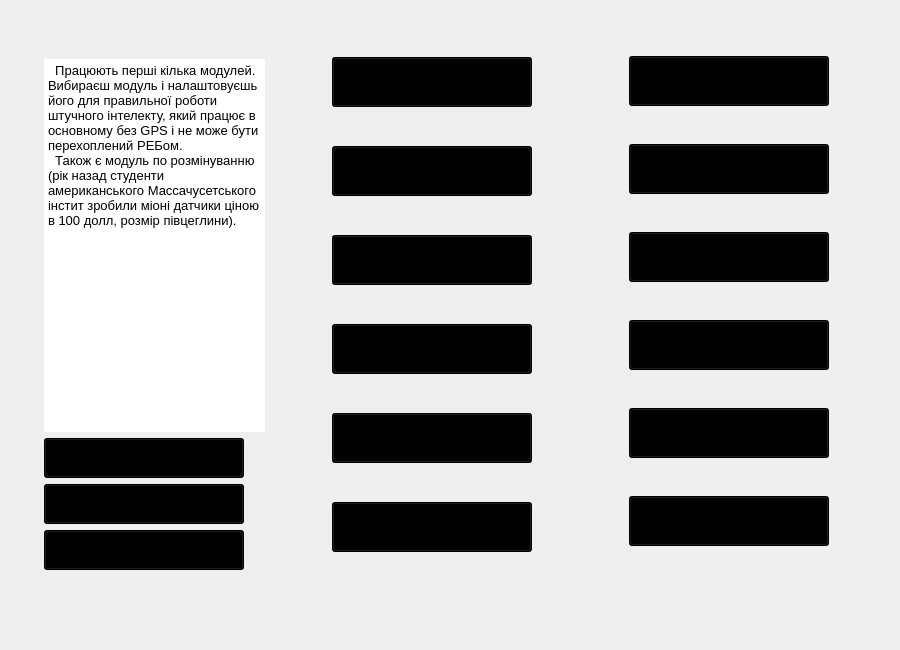
<?xml version="1.0" encoding="UTF-8"?>
<ui version="4.0">
 <class>MainWindow</class>
 <widget class="QMainWindow" name="MainWindow">
  <property name="enabled">
   <bool>true</bool>
  </property>
  <property name="sizePolicy">
   <sizepolicy hsizetype="Preferred" vsizetype="Preferred">
    <horstretch>0</horstretch>
    <verstretch>0</verstretch>
   </sizepolicy>
  </property>
  <property name="maximumSize">
   <size>
    <width>900</width>
    <height>650</height>
   </size>
  </property>
  <property name="windowTitle">
   <string>MainWindow</string>
  </property>
  <property name="styleSheet">
   <string notr="true">background-image: url(:/Images/resources/images/back_image_mine_page.png);
</string>
  </property>
  <widget class="QWidget" name="centralwidget">
   <property name="minimumSize">
    <size>
     <width>900</width>
     <height>650</height>
    </size>
   </property>
   <property name="maximumSize">
    <size>
     <width>900</width>
     <height>650</height>
    </size>
   </property>
   <widget class="QWidget" name="gridLayoutWidget">
    <property name="geometry">
     <rect>
      <x>-1</x>
      <y>-11</y>
      <width>911</width>
      <height>601</height>
     </rect>
    </property>
    <layout class="QGridLayout" name="gridLayout">
     <property name="leftMargin">
      <number>30</number>
     </property>
     <property name="rightMargin">
      <number>30</number>
     </property>
     <item row="0" column="0">
      <layout class="QHBoxLayout" name="horizontalLayout" stretch="3,4,4">
       <property name="leftMargin">
        <number>10</number>
       </property>
       <property name="topMargin">
        <number>30</number>
       </property>
       <property name="rightMargin">
        <number>0</number>
       </property>
       <property name="bottomMargin">
        <number>2</number>
       </property>
       <item>
        <layout class="QVBoxLayout" name="verticalLayout" stretch="0,0,0,0,1">
         <property name="leftMargin">
          <number>5</number>
         </property>
         <property name="topMargin">
          <number>20</number>
         </property>
         <property name="rightMargin">
          <number>0</number>
         </property>
         <property name="bottomMargin">
          <number>18</number>
         </property>
         <item alignment="Qt::AlignHCenter">
          <widget class="QLabel" name="label">
           <property name="minimumSize">
            <size>
             <width>0</width>
             <height>0</height>
            </size>
           </property>
           <property name="styleSheet">
            <string notr="true">background: transparent;</string>
           </property>
           <property name="text">
            <string/>
           </property>
           <property name="pixmap">
            <pixmap>resources/icons/icons8-coat-of-arms-of-ukraine-64.png</pixmap>
           </property>
          </widget>
         </item>
         <item>
          <widget class="QTextEdit" name="textEdit_2">
           <property name="sizePolicy">
            <sizepolicy hsizetype="Expanding" vsizetype="Expanding">
             <horstretch>0</horstretch>
             <verstretch>0</verstretch>
            </sizepolicy>
           </property>
           <property name="styleSheet">
            <string notr="true">background: transparent;
background-color: rgb(255, 255, 255);</string>
           </property>
           <property name="frameShape">
            <enum>QFrame::NoFrame</enum>
           </property>
           <property name="sizeAdjustPolicy">
            <enum>QAbstractScrollArea::AdjustIgnored</enum>
           </property>
           <property name="html">
            <string>&lt;!DOCTYPE HTML PUBLIC &quot;-//W3C//DTD HTML 4.0//EN&quot; &quot;http://www.w3.org/TR/REC-html40/strict.dtd&quot;&gt;
&lt;html&gt;&lt;head&gt;&lt;meta name=&quot;qrichtext&quot; content=&quot;1&quot; /&gt;&lt;style type=&quot;text/css&quot;&gt;
p, li { white-space: pre-wrap; }
&lt;/style&gt;&lt;/head&gt;&lt;body style=&quot; font-family:'MS Shell Dlg 2'; font-size:8.25pt; font-weight:400; font-style:normal;&quot;&gt;
&lt;p style=&quot; margin-top:0px; margin-bottom:0px; margin-left:0px; margin-right:0px; -qt-block-indent:0; text-indent:0px;&quot;&gt;&lt;span style=&quot; font-size:10pt;&quot;&gt;  Працюють перші кілька модулей. Вибираєш модуль і налаштовуєшь його для правильної роботи штучного інтелекту, який працює в основному без GPS і не може бути перехоплений РЕБом. &lt;/span&gt;&lt;/p&gt;
&lt;p style=&quot; margin-top:0px; margin-bottom:0px; margin-left:0px; margin-right:0px; -qt-block-indent:0; text-indent:0px;&quot;&gt;&lt;span style=&quot; font-size:10pt;&quot;&gt;  Також є модуль по розмінуванню (рік назад студенти американського Массачусетського інстит зробили міоні датчики ціною в 100 долл, розмір півцеглини).&lt;/span&gt;&lt;/p&gt;
&lt;p style=&quot; margin-top:0px; margin-bottom:0px; margin-left:0px; margin-right:0px; -qt-block-indent:0; text-indent:0px;&quot;&gt;&lt;span style=&quot; font-size:10pt;&quot;&gt;	&lt;/span&gt;&lt;/p&gt;&lt;/body&gt;&lt;/html&gt;</string>
           </property>
           <property name="placeholderText">
            <string/>
           </property>
          </widget>
         </item>
         <item>
          <widget class="QToolButton" name="toolButton_15">
           <property name="minimumSize">
            <size>
             <width>200</width>
             <height>40</height>
            </size>
           </property>
           <property name="autoFillBackground">
            <bool>false</bool>
           </property>
           <property name="styleSheet">
            <string notr="true">background-color: rgb(0, 0, 0);
</string>
           </property>
           <property name="text">
            <string>config</string>
           </property>
           <property name="icon">
            <iconset>
             <normaloff>resources/images/mode_settings.png</normaloff>resources/images/mode_settings.png</iconset>
           </property>
           <property name="iconSize">
            <size>
             <width>250</width>
             <height>60</height>
            </size>
           </property>
          </widget>
         </item>
         <item>
          <widget class="QToolButton" name="toolButtonHome">
           <property name="minimumSize">
            <size>
             <width>200</width>
             <height>40</height>
            </size>
           </property>
           <property name="autoFillBackground">
            <bool>false</bool>
           </property>
           <property name="styleSheet">
            <string notr="true">background-color: rgb(0, 0, 0);
</string>
           </property>
           <property name="text">
            <string>config</string>
           </property>
           <property name="icon">
            <iconset>
             <normaloff>resources/images/home.png</normaloff>resources/images/home.png</iconset>
           </property>
           <property name="iconSize">
            <size>
             <width>250</width>
             <height>60</height>
            </size>
           </property>
          </widget>
         </item>
         <item>
          <widget class="QToolButton" name="toolButton_12">
           <property name="minimumSize">
            <size>
             <width>200</width>
             <height>40</height>
            </size>
           </property>
           <property name="autoFillBackground">
            <bool>false</bool>
           </property>
           <property name="styleSheet">
            <string notr="true">background-color: rgb(0, 0, 0);
</string>
           </property>
           <property name="text">
            <string>config</string>
           </property>
           <property name="icon">
            <iconset>
             <normaloff>resources/images/help.png</normaloff>resources/images/help.png</iconset>
           </property>
           <property name="iconSize">
            <size>
             <width>250</width>
             <height>60</height>
            </size>
           </property>
          </widget>
         </item>
        </layout>
       </item>
       <item>
        <layout class="QVBoxLayout" name="verticalLayout_2">
         <property name="spacing">
          <number>6</number>
         </property>
         <property name="leftMargin">
          <number>20</number>
         </property>
         <property name="topMargin">
          <number>5</number>
         </property>
         <property name="rightMargin">
          <number>0</number>
         </property>
         <property name="bottomMargin">
          <number>0</number>
         </property>
         <item alignment="Qt::AlignHCenter">
          <widget class="QToolButton" name="toolButton_13">
           <property name="minimumSize">
            <size>
             <width>200</width>
             <height>50</height>
            </size>
           </property>
           <property name="maximumSize">
            <size>
             <width>16777215</width>
             <height>16777215</height>
            </size>
           </property>
           <property name="autoFillBackground">
            <bool>false</bool>
           </property>
           <property name="styleSheet">
            <string notr="true">background-color: rgb(0, 0, 0);
</string>
           </property>
           <property name="text">
            <string>config</string>
           </property>
           <property name="icon">
            <iconset>
             <normaloff>resources/images/drone_sound.png</normaloff>resources/images/drone_sound.png</iconset>
           </property>
           <property name="iconSize">
            <size>
             <width>250</width>
             <height>60</height>
            </size>
           </property>
          </widget>
         </item>
         <item alignment="Qt::AlignHCenter">
          <widget class="QToolButton" name="toolButton_11">
           <property name="minimumSize">
            <size>
             <width>200</width>
             <height>50</height>
            </size>
           </property>
           <property name="maximumSize">
            <size>
             <width>16777215</width>
             <height>16777215</height>
            </size>
           </property>
           <property name="autoFillBackground">
            <bool>false</bool>
           </property>
           <property name="styleSheet">
            <string notr="true">background-color: rgb(0, 0, 0);
</string>
           </property>
           <property name="text">
            <string>config</string>
           </property>
           <property name="icon">
            <iconset>
             <normaloff>resources/images/mode_mine.png</normaloff>resources/images/mode_mine.png</iconset>
           </property>
           <property name="iconSize">
            <size>
             <width>250</width>
             <height>60</height>
            </size>
           </property>
          </widget>
         </item>
         <item alignment="Qt::AlignHCenter">
          <widget class="QToolButton" name="toolButton_9">
           <property name="sizePolicy">
            <sizepolicy hsizetype="Fixed" vsizetype="Fixed">
             <horstretch>0</horstretch>
             <verstretch>0</verstretch>
            </sizepolicy>
           </property>
           <property name="minimumSize">
            <size>
             <width>200</width>
             <height>50</height>
            </size>
           </property>
           <property name="maximumSize">
            <size>
             <width>16777215</width>
             <height>16777215</height>
            </size>
           </property>
           <property name="autoFillBackground">
            <bool>false</bool>
           </property>
           <property name="styleSheet">
            <string notr="true">background-color: rgb(0, 0, 0);
</string>
           </property>
           <property name="text">
            <string>config</string>
           </property>
           <property name="icon">
            <iconset>
             <normaloff>resources/images/single_automat.png</normaloff>resources/images/single_automat.png</iconset>
           </property>
           <property name="iconSize">
            <size>
             <width>250</width>
             <height>60</height>
            </size>
           </property>
          </widget>
         </item>
         <item alignment="Qt::AlignHCenter">
          <widget class="QToolButton" name="toolButton_6">
           <property name="minimumSize">
            <size>
             <width>200</width>
             <height>50</height>
            </size>
           </property>
           <property name="maximumSize">
            <size>
             <width>16777215</width>
             <height>16777215</height>
            </size>
           </property>
           <property name="autoFillBackground">
            <bool>false</bool>
           </property>
           <property name="styleSheet">
            <string notr="true">background-color: rgb(0, 0, 0);
</string>
           </property>
           <property name="text">
            <string>config</string>
           </property>
           <property name="icon">
            <iconset>
             <normaloff>resources/images/dron_killer.png</normaloff>resources/images/dron_killer.png</iconset>
           </property>
           <property name="iconSize">
            <size>
             <width>250</width>
             <height>60</height>
            </size>
           </property>
          </widget>
         </item>
         <item alignment="Qt::AlignHCenter">
          <widget class="QToolButton" name="toolButton_3">
           <property name="minimumSize">
            <size>
             <width>200</width>
             <height>50</height>
            </size>
           </property>
           <property name="maximumSize">
            <size>
             <width>16777215</width>
             <height>16777215</height>
            </size>
           </property>
           <property name="autoFillBackground">
            <bool>false</bool>
           </property>
           <property name="styleSheet">
            <string notr="true">background-color: rgb(0, 0, 0);
</string>
           </property>
           <property name="text">
            <string>config</string>
           </property>
           <property name="icon">
            <iconset>
             <normaloff>resources/images/night_vision.png</normaloff>resources/images/night_vision.png</iconset>
           </property>
           <property name="iconSize">
            <size>
             <width>250</width>
             <height>60</height>
            </size>
           </property>
          </widget>
         </item>
         <item alignment="Qt::AlignHCenter">
          <widget class="QToolButton" name="toolButton">
           <property name="minimumSize">
            <size>
             <width>200</width>
             <height>50</height>
            </size>
           </property>
           <property name="maximumSize">
            <size>
             <width>16777215</width>
             <height>16777215</height>
            </size>
           </property>
           <property name="autoFillBackground">
            <bool>false</bool>
           </property>
           <property name="styleSheet">
            <string notr="true">background-color: rgb(0, 0, 0);
</string>
           </property>
           <property name="text">
            <string>config</string>
           </property>
           <property name="icon">
            <iconset>
             <normaloff>resources/images/infrared.png</normaloff>resources/images/infrared.png</iconset>
           </property>
           <property name="iconSize">
            <size>
             <width>250</width>
             <height>60</height>
            </size>
           </property>
          </widget>
         </item>
        </layout>
       </item>
       <item>
        <layout class="QVBoxLayout" name="verticalLayout_3">
         <property name="leftMargin">
          <number>0</number>
         </property>
         <property name="topMargin">
          <number>5</number>
         </property>
         <property name="rightMargin">
          <number>0</number>
         </property>
         <property name="bottomMargin">
          <number>5</number>
         </property>
         <item alignment="Qt::AlignHCenter">
          <widget class="QToolButton" name="toolButton_8">
           <property name="minimumSize">
            <size>
             <width>200</width>
             <height>50</height>
            </size>
           </property>
           <property name="maximumSize">
            <size>
             <width>16777215</width>
             <height>16777215</height>
            </size>
           </property>
           <property name="autoFillBackground">
            <bool>false</bool>
           </property>
           <property name="styleSheet">
            <string notr="true">background-color: rgb(0, 0, 0);
</string>
           </property>
           <property name="text">
            <string>config</string>
           </property>
           <property name="icon">
            <iconset>
             <normaloff>resources/images/config_1_3_3.png</normaloff>resources/images/config_1_3_3.png</iconset>
           </property>
           <property name="iconSize">
            <size>
             <width>250</width>
             <height>60</height>
            </size>
           </property>
          </widget>
         </item>
         <item alignment="Qt::AlignHCenter">
          <widget class="QToolButton" name="toolButton_7">
           <property name="minimumSize">
            <size>
             <width>200</width>
             <height>50</height>
            </size>
           </property>
           <property name="maximumSize">
            <size>
             <width>16777215</width>
             <height>16777215</height>
            </size>
           </property>
           <property name="autoFillBackground">
            <bool>false</bool>
           </property>
           <property name="styleSheet">
            <string notr="true">background-color: rgb(0, 0, 0);
</string>
           </property>
           <property name="text">
            <string>config</string>
           </property>
           <property name="icon">
            <iconset>
             <normaloff>resources/images/config_1_1_3.png</normaloff>resources/images/config_1_1_3.png</iconset>
           </property>
           <property name="iconSize">
            <size>
             <width>250</width>
             <height>60</height>
            </size>
           </property>
          </widget>
         </item>
         <item alignment="Qt::AlignHCenter">
          <widget class="QToolButton" name="toolButton_5">
           <property name="minimumSize">
            <size>
             <width>200</width>
             <height>50</height>
            </size>
           </property>
           <property name="maximumSize">
            <size>
             <width>16777215</width>
             <height>16777215</height>
            </size>
           </property>
           <property name="autoFillBackground">
            <bool>false</bool>
           </property>
           <property name="styleSheet">
            <string notr="true">background-color: rgb(0, 0, 0);
</string>
           </property>
           <property name="text">
            <string>config</string>
           </property>
           <property name="icon">
            <iconset>
             <normaloff>resources/images/config_3_1.png</normaloff>resources/images/config_3_1.png</iconset>
           </property>
           <property name="iconSize">
            <size>
             <width>250</width>
             <height>60</height>
            </size>
           </property>
          </widget>
         </item>
         <item alignment="Qt::AlignHCenter">
          <widget class="QToolButton" name="toolButton_10">
           <property name="sizePolicy">
            <sizepolicy hsizetype="Fixed" vsizetype="Fixed">
             <horstretch>0</horstretch>
             <verstretch>0</verstretch>
            </sizepolicy>
           </property>
           <property name="minimumSize">
            <size>
             <width>200</width>
             <height>50</height>
            </size>
           </property>
           <property name="maximumSize">
            <size>
             <width>16777215</width>
             <height>16777215</height>
            </size>
           </property>
           <property name="autoFillBackground">
            <bool>false</bool>
           </property>
           <property name="styleSheet">
            <string notr="true">background-color: rgb(0, 0, 0);
</string>
           </property>
           <property name="text">
            <string>config</string>
           </property>
           <property name="icon">
            <iconset>
             <normaloff>resources/images/single_kamikadze.png</normaloff>resources/images/single_kamikadze.png</iconset>
           </property>
           <property name="iconSize">
            <size>
             <width>250</width>
             <height>60</height>
            </size>
           </property>
          </widget>
         </item>
         <item alignment="Qt::AlignHCenter">
          <widget class="QToolButton" name="toolButton_2">
           <property name="sizePolicy">
            <sizepolicy hsizetype="Fixed" vsizetype="Fixed">
             <horstretch>0</horstretch>
             <verstretch>0</verstretch>
            </sizepolicy>
           </property>
           <property name="minimumSize">
            <size>
             <width>200</width>
             <height>50</height>
            </size>
           </property>
           <property name="maximumSize">
            <size>
             <width>16777215</width>
             <height>16777215</height>
            </size>
           </property>
           <property name="autoFillBackground">
            <bool>false</bool>
           </property>
           <property name="styleSheet">
            <string notr="true">background-color: rgb(0, 0, 0);

</string>
           </property>
           <property name="text">
            <string>config</string>
           </property>
           <property name="icon">
            <iconset>
             <normaloff>resources/images/single.png</normaloff>resources/images/single.png</iconset>
           </property>
           <property name="iconSize">
            <size>
             <width>250</width>
             <height>60</height>
            </size>
           </property>
          </widget>
         </item>
         <item alignment="Qt::AlignHCenter">
          <widget class="QToolButton" name="toolButton_4">
           <property name="minimumSize">
            <size>
             <width>200</width>
             <height>50</height>
            </size>
           </property>
           <property name="maximumSize">
            <size>
             <width>16777215</width>
             <height>16777215</height>
            </size>
           </property>
           <property name="autoFillBackground">
            <bool>false</bool>
           </property>
           <property name="styleSheet">
            <string notr="true">background-color: rgb(0, 0, 0);
</string>
           </property>
           <property name="text">
            <string>config</string>
           </property>
           <property name="icon">
            <iconset>
             <normaloff>resources/images/explosion.png</normaloff>resources/images/explosion.png</iconset>
           </property>
           <property name="iconSize">
            <size>
             <width>250</width>
             <height>60</height>
            </size>
           </property>
          </widget>
         </item>
        </layout>
       </item>
      </layout>
     </item>
    </layout>
   </widget>
  </widget>
 </widget>
 <resources>
  <include location="resources_from_qt_config.qrc"/>
 </resources>
 <connections/>
</ui>
